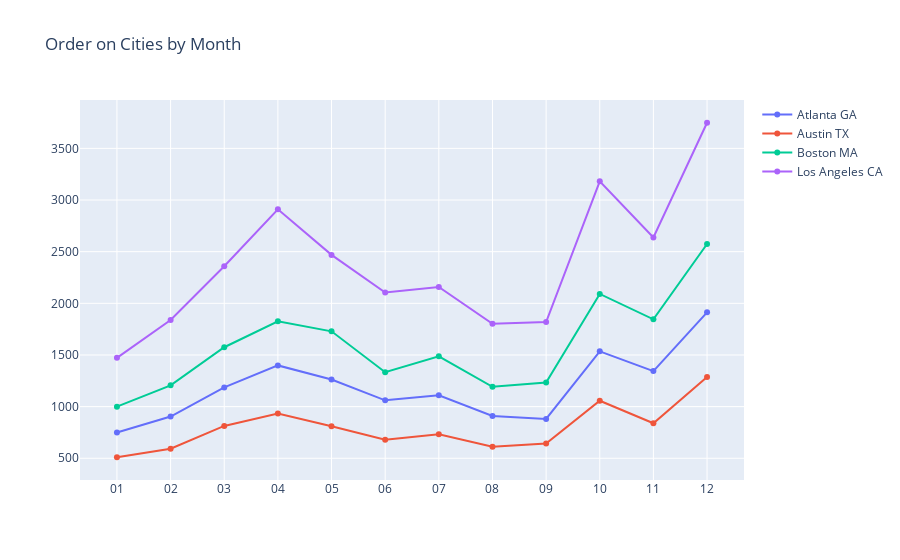

Notebook source saved alongside this figure:
### Code cell
plot_data_compare_by_city = [
    go.Scatter(
        x = calculate_cart_by_city.query("City == 'Atlanta GA'")["Month"],
        y = calculate_cart_by_city.query("City == 'Atlanta GA'")["Cart"],
        name = "Atlanta GA"
    ),
    go.Scatter(
        x = calculate_cart_by_city.query("City == 'Austin TX'")["Month"],
        y = calculate_cart_by_city.query("City == 'Austin TX'")["Cart"],
        name = "Austin TX"
    ),
    go.Scatter(
        x = calculate_cart_by_city.query("City == 'Boston MA'")["Month"],
        y = calculate_cart_by_city.query("City == 'Boston MA'")["Cart"],
        name = "Boston MA"
    ),
    go.Scatter(
        x = calculate_cart_by_city.query("City == 'Los Angeles CA'")["Month"],
        y = calculate_cart_by_city.query("City == 'Los Angeles CA'")["Cart"],
        name = "Los Angeles CA"
    ),
]

plot_layout_data_compare_by_city = go.Layout(
    xaxis = {"type": "category"},
    title = "Order on Cities by Month"
)

fig_compare_by_city = go.Figure(data = plot_data_compare_by_city, layout = plot_layout_data_compare_by_city)
fig_compare_by_city.show()

### Figure 1 — Plotly figure (JSON) as saved in the notebook; plotly's stock layout.template omitted (floating-point values rounded to 4 significant figures)
{"data": [{"name": "Atlanta GA", "type": "scatter", "x": ["01", "02", "03", "04", "05", "06", "07", "08", "09", "10", "11", "12"], "y": [749, 904, 1186, 1399, 1262, 1061, 1109, 910, 881, 1535, 1344, 1913]}, {"name": "Austin TX", "type": "scatter", "x": ["01", "02", "03", "04", "05", "06", "07", "08", "09", "10", "11", "12"], "y": [510, 593, 813, 934, 811, 679, 733, 611, 642, 1057, 839, 1287]}, {"name": "Boston MA", "type": "scatter", "x": ["01", "02", "03", "04", "05", "06", "07", "08", "09", "10", "11", "12"], "y": [1000, 1206, 1575, 1826, 1729, 1333, 1487, 1192, 1234, 2091, 1845, 2574]}, {"name": "Los Angeles CA", "type": "scatter", "x": ["01", "02", "03", "04", "05", "06", "07", "08", "09", "10", "11", "12"], "y": [1472, 1839, 2359, 2910, 2469, 2104, 2158, 1802, 1819, 3181, 2637, 3748]}], "layout": {"title": {"text": "Order on Cities by Month"}, "xaxis": {"type": "category"}}}
